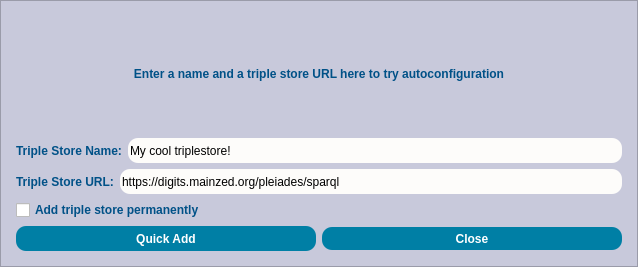
<?xml version="1.0" encoding="UTF-8"?>
<ui version="4.0">
 <class>TripleStoreDialog</class>
 <widget class="QDialog" name="TripleStoreDialog">
  <property name="geometry">
   <rect>
    <x>0</x>
    <y>0</y>
    <width>638</width>
    <height>267</height>
   </rect>
  </property>
  <property name="minimumSize">
   <size>
    <width>638</width>
    <height>267</height>
   </size>
  </property>
  <property name="windowTitle">
   <string>Dialog</string>
  </property>
  <property name="styleSheet">
   <string notr="true">QObject#TripleStoreDialog{
background-color:qlineargradient(spread:pad, x1:0, y1:0, x2:1, y2:1, stop:0.0795455 rgba(0, 57, 70, 255), stop:0.5625 rgba(0, 85, 104, 255), stop:0.954545 rgba(0, 107, 131, 255));}
</string>
  </property>
  <layout class="QGridLayout" name="gridLayout_2">
   <property name="leftMargin">
    <number>0</number>
   </property>
   <property name="topMargin">
    <number>0</number>
   </property>
   <property name="rightMargin">
    <number>0</number>
   </property>
   <property name="bottomMargin">
    <number>0</number>
   </property>
   <item row="0" column="0" colspan="2">
    <widget class="QFrame" name="frame">
     <property name="minimumSize">
      <size>
       <width>541</width>
       <height>171</height>
      </size>
     </property>
     <property name="styleSheet">
      <string notr="true">QObject#frame{
	background-color:rgb(200, 201, 219);
	
}
</string>
     </property>
     <property name="frameShape">
      <enum>QFrame::StyledPanel</enum>
     </property>
     <property name="frameShadow">
      <enum>QFrame::Raised</enum>
     </property>
     <layout class="QGridLayout" name="gridLayout">
      <property name="leftMargin">
       <number>15</number>
      </property>
      <property name="topMargin">
       <number>15</number>
      </property>
      <property name="rightMargin">
       <number>15</number>
      </property>
      <property name="bottomMargin">
       <number>15</number>
      </property>
      <item row="4" column="0">
       <layout class="QHBoxLayout" name="horizontalLayout">
        <item>
         <widget class="QPushButton" name="detectConfiguration">
          <property name="minimumSize">
           <size>
            <width>191</width>
            <height>25</height>
           </size>
          </property>
          <property name="font">
           <font>
            <pointsize>9</pointsize>
            <bold>true</bold>
           </font>
          </property>
          <property name="cursor">
           <cursorShape>PointingHandCursor</cursorShape>
          </property>
          <property name="styleSheet">
           <string notr="true">background-color:rgb(0, 127, 165);
border-radius:10px;
color: rgb(255, 255, 255);</string>
          </property>
          <property name="text">
           <string>Quick Add</string>
          </property>
         </widget>
        </item>
        <item>
         <widget class="QPushButton" name="tripleStoreCloseButton">
          <property name="minimumSize">
           <size>
            <width>181</width>
            <height>23</height>
           </size>
          </property>
          <property name="font">
           <font>
            <pointsize>9</pointsize>
            <bold>true</bold>
           </font>
          </property>
          <property name="cursor">
           <cursorShape>PointingHandCursor</cursorShape>
          </property>
          <property name="styleSheet">
           <string notr="true">background-color:rgb(0, 127, 165);
border-radius:10px;
color: rgb(255, 255, 255);</string>
          </property>
          <property name="text">
           <string>Close</string>
          </property>
         </widget>
        </item>
       </layout>
      </item>
      <item row="2" column="0">
       <layout class="QVBoxLayout" name="verticalLayout">
        <item>
         <layout class="QHBoxLayout" name="horizontalLayout_3">
          <item>
           <widget class="QLabel" name="tripleStoreNameLabel">
            <property name="font">
             <font>
              <pointsize>9</pointsize>
              <bold>true</bold>
             </font>
            </property>
            <property name="styleSheet">
             <string notr="true">color:rgb(0, 81, 135);</string>
            </property>
            <property name="text">
             <string>Triple Store Name:</string>
            </property>
           </widget>
          </item>
          <item>
           <widget class="QLineEdit" name="tripleStoreNameEdit">
            <property name="minimumSize">
             <size>
              <width>401</width>
              <height>25</height>
             </size>
            </property>
            <property name="styleSheet">
             <string notr="true">border-radius:10px;

border-color:rgb(45, 45, 45);

background-color: rgb(253, 252, 250);</string>
            </property>
            <property name="text">
             <string>My cool triplestore!</string>
            </property>
           </widget>
          </item>
         </layout>
        </item>
        <item>
         <layout class="QHBoxLayout" name="horizontalLayout_2">
          <item>
           <widget class="QLabel" name="tripleStoreLabel">
            <property name="font">
             <font>
              <pointsize>9</pointsize>
              <bold>true</bold>
             </font>
            </property>
            <property name="styleSheet">
             <string notr="true">color:rgb(0, 81, 135);</string>
            </property>
            <property name="text">
             <string>Triple Store URL:</string>
            </property>
           </widget>
          </item>
          <item>
           <widget class="QLineEdit" name="tripleStoreEdit">
            <property name="minimumSize">
             <size>
              <width>401</width>
              <height>25</height>
             </size>
            </property>
            <property name="styleSheet">
             <string notr="true">border-radius:10px;

border-color:rgb(45, 45, 45);

background-color: rgb(253, 252, 250);</string>
            </property>
            <property name="text">
             <string>https://digits.mainzed.org/pleiades/sparql</string>
            </property>
           </widget>
          </item>
         </layout>
        </item>
       </layout>
      </item>
      <item row="3" column="0">
       <widget class="QCheckBox" name="permanentAdd">
        <property name="font">
         <font>
          <pointsize>9</pointsize>
          <bold>true</bold>
         </font>
        </property>
        <property name="cursor">
         <cursorShape>PointingHandCursor</cursorShape>
        </property>
        <property name="styleSheet">
         <string notr="true">color:rgb(0, 81, 135);</string>
        </property>
        <property name="text">
         <string>Add triple store permanently</string>
        </property>
       </widget>
      </item>
      <item row="1" column="0">
       <widget class="QLabel" name="tripleStoreNameLabel_2">
        <property name="font">
         <font>
          <pointsize>9</pointsize>
          <bold>true</bold>
         </font>
        </property>
        <property name="styleSheet">
         <string notr="true">color:rgb(0, 81, 135);</string>
        </property>
        <property name="text">
         <string>&lt;html&gt;&lt;head/&gt;&lt;body&gt;&lt;p&gt;Enter a name and a triple store URL here to try autoconfiguration&lt;/p&gt;&lt;/body&gt;&lt;/html&gt;</string>
        </property>
        <property name="alignment">
         <set>Qt::AlignCenter</set>
        </property>
        <property name="wordWrap">
         <bool>true</bool>
        </property>
       </widget>
      </item>
     </layout>
    </widget>
   </item>
  </layout>
 </widget>
 <resources/>
 <connections/>
</ui>
